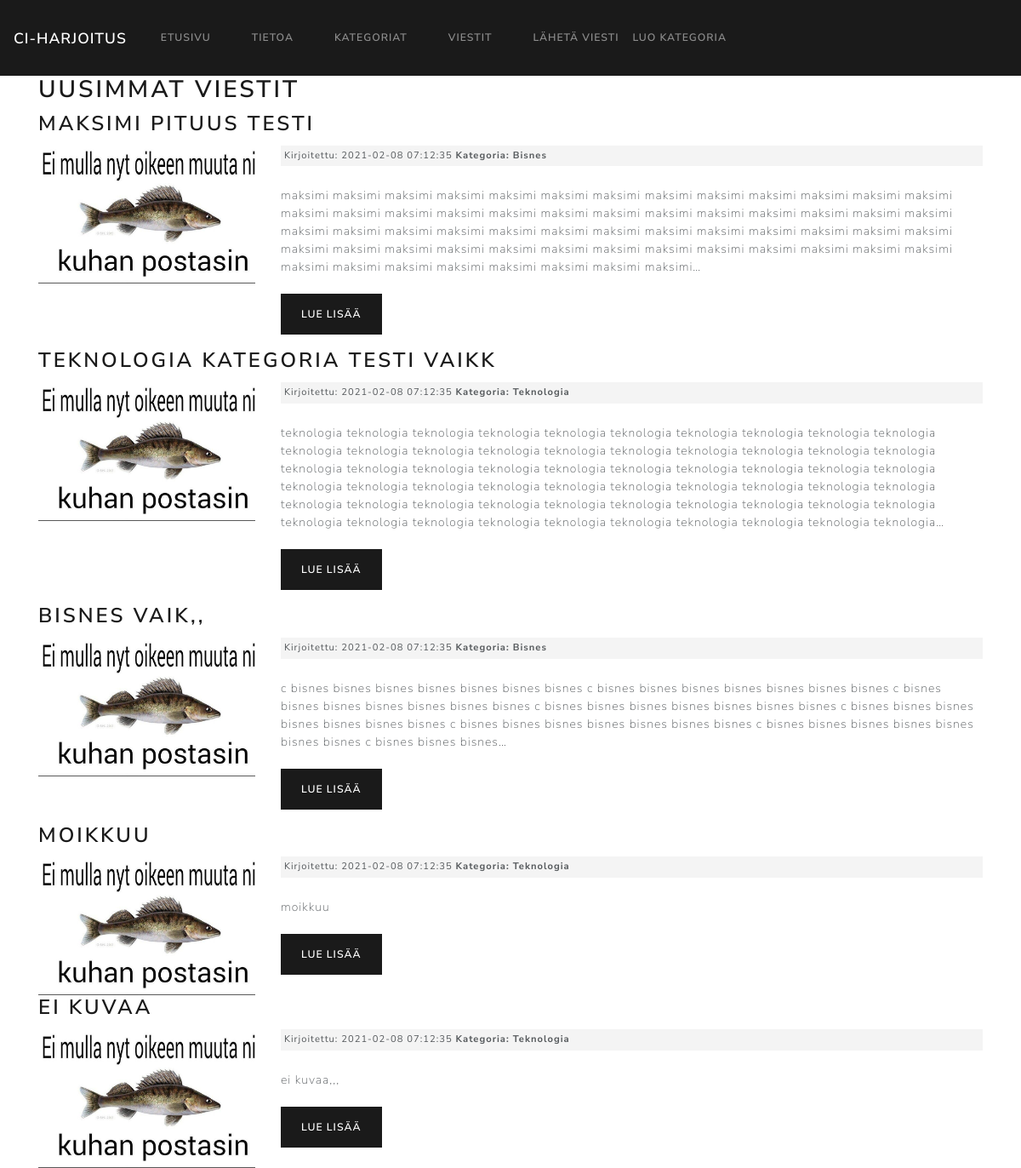
Screenshot of /index.php/posts with the database file from the repository.
### tables this page shows
CREATE TABLE `posts` (
  `id` int(11) NOT NULL,
  `category_id` int(11) NOT NULL,
  `title` varchar(255) NOT NULL,
  `slug` varchar(255) NOT NULL,
  `body` text NOT NULL,
  `post_image` varchar(255) NOT NULL,
  `created_at` timestamp NOT NULL DEFAULT current_timestamp()
);

CREATE TABLE `categories` (
  `id` int(11) NOT NULL,
  `name` varchar(255) NOT NULL,
  `created_at` timestamp NOT NULL DEFAULT current_timestamp()
);

### application/controllers/Posts.php (called while the page is built, shortened)
<?php
    class Posts extends CI_Controller{
        public function index(){
            $data['title'] = 'Uusimmat Viestit';
            $data['posts'] = $this->post_model->get_posts();
            $this->load->view('templates/header');
            $this->load->view('posts/index', $data);
            $this->load->view('templates/footer');
        }
    }

### index.php (called while the page is built, shortened)
<?php
require_once BASEPATH.'core/CodeIgniter.php';

### application/models/Post_model.php (called while the page is built, shortened)
<?php
    class Post_model extends CI_Model{
        public function get_posts($slug = FALSE){
            if($slug === FALSE){
                $this->db->order_by('posts.id', 'DESC');
                $this->db->join('categories', 'categories.id = posts.category_id');
                $query = $this->db->get('posts');
                return $query->result_array();
            }
            $query = $this->db->get_where('posts', array('slug' => $slug));
            return $query->row_array();
        }
    }

### application/views/posts/index.php (the view)
<h2><?= $title ?></h2>
<?php foreach( $posts as $post) : ?>
    <h3><?php echo $post['title']; ?></h3>
    <div class="row">
        <div class="col-md-3">
            <img class="post-thumb" src="<?php echo site_url(); ?>assets/images/posts/<?php echo $post['post_image']; ?>">
        </div>
        <div class="col-md-9">
            <small class="post-date">Kirjoitettu: <?php echo $post['created_at']; ?> <strong> Kategoria: <?php echo $post['name'] ?></strong></small><br>
            <?php echo word_limiter($post['body'], 60); ?>
            <br><br>
            <p><a class="btn btn-primary" href="<?php echo site_url('/posts/'.$post['slug']); ?>">Lue Lisää</a></p>
        </div>
    </div>
    <?php endforeach; ?>

### application/views/templates/header.php (shortened to what this page needs)
<html>
    <head>
        <link rel="stylesheet" href="<?php echo base_url(); ?>/assets/css/bootstrap.min.css">
        <link rel="stylesheet" href="<?php echo base_url(); ?>/assets/css/style.css">
    </head>
    <body>
    <nav class="navbar navbar-expand-lg navbar-dark bg-primary">
        <a class="navbar-brand" href="<?php echo base_url(); ?>">CI-Harjoitus</a>
        <div class="collapse navbar-collapse" id="navbarColor01">
            <ul class="nav navbar-nav">
                <li class="nav-item">
                    <a class="nav-link" href="<?php echo base_url(); ?>">Etusivu</a>
                </li>
                <li class="nav-item">
                    <a class="nav-link" href="<?php echo base_url(); ?>about">Tietoa</a>
                </li>
                <li class="nav-item">
                    <a class="nav-link" href="<?php echo base_url(); ?>categories">Kategoriat</a>
                </li>
                <li class="nav-item">
                    <a class="nav-link" href="<?php echo base_url(); ?>posts">Viestit</a>
                </li>
            </ul>
            <ul class="nav navbar-nav navbar-right">
                <li>
                    <a class="nav-link" href="<?php echo base_url(); ?>posts/create">Lähetä Viesti</a>
                </li>
                <li>
                    <a class="nav-link" href="<?php echo base_url(); ?>categories/create">Luo Kategoria</a>
                </li>
            </ul>
        </div>
    </nav>
    <div class="container">

### application/views/templates/footer.php
        </div>
    </body>
</html>

### assets/css/style.css (style rules this page uses)
.post-date { background-color: #f4f4f4; padding: 4px; margin: 3px 0; display: block; }
.post-thumb { width:100%; }

### rows the page displays
posts: title "MAKSIMI PITUUS TESTI", post_image (placeholder picture), category.created_at "2021-02-08 07:12:35", category.name "Bisnes", body "maksimi maksimi maksimi maksimi maksimi maksimi maksimi maksimi maksimi maksimi maksimi maksimi maksimi maksimi maksimi maksimi maksimi maksimi maksimi maksimi maksimi maksimi maksimi maksimi maksimi maksimi maksimi maksimi maksimi maksimi maksimi maksimi maksimi maksimi maksimi maksimi maksimi maksimi maksimi maksimi maksimi maksimi maksimi maksimi maksimi maksimi maksimi maksimi maksimi maksimi maksimi maksimi maksimi maksimi maksimi maksimi maksimi maksimi maksimi maksimi…"
posts: title "TEKNOLOGIA KATEGORIA TESTI VAIKK", post_image (placeholder picture), category.created_at "2021-02-08 07:12:35", category.name "Teknologia", body "teknologia teknologia teknologia teknologia teknologia teknologia teknologia teknologia teknologia teknologia teknologia teknologia teknologia teknologia teknologia teknologia teknologia teknologia teknologia teknologia teknologia teknologia teknologia teknologia teknologia teknologia teknologia teknologia teknologia teknologia teknologia teknologia teknologia teknologia teknologia teknologia teknologia teknologia teknologia teknologia teknologia teknologia teknologia teknologia teknologia teknologia teknologia teknologia teknologia teknologia teknologia teknologia teknologia teknologia teknologia teknologia teknologia teknologia teknologia teknologia…"
posts: title "BISNES VAIK,,", post_image (placeholder picture), category.created_at "2021-02-08 07:12:35", category.name "Bisnes", body "c bisnes bisnes bisnes bisnes bisnes bisnes bisnes c bisnes bisnes bisnes bisnes bisnes bisnes bisnes c bisnes bisnes bisnes bisnes bisnes bisnes bisnes c bisnes bisnes bisnes bisnes bisnes bisnes bisnes c bisnes bisnes bisnes bisnes bisnes bisnes bisnes c bisnes bisnes bisnes bisnes bisnes bisnes bisnes c bisnes bisnes bisnes bisnes bisnes bisnes bisnes c bisnes bisnes bisnes…"
posts: title "MOIKKUU", post_image (placeholder picture), category.created_at "2021-02-08 07:12:35", category.name "Teknologia", body "moikkuu"
posts: title "EI KUVAA", post_image (placeholder picture), category.created_at "2021-02-08 07:12:35", category.name "Teknologia", body "ei kuvaa,,,"

### other values shown
$title "UUSIMMAT VIESTIT"
